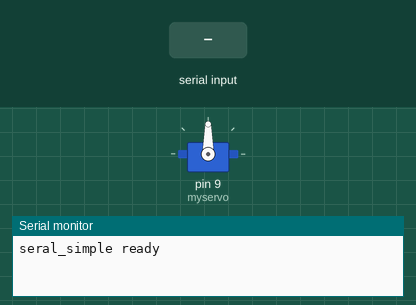
The sketch below on a simulated Arduino Uno, built with avr-gcc and run on an emulated ATmega328P. On the bench: servo, the last lines printed to the serial monitor. Inputs (shaded band) come from the test bench.

Above: at 1.2 s.
1.3 s: "90,45\n" received over Serial
At 2.5 s:
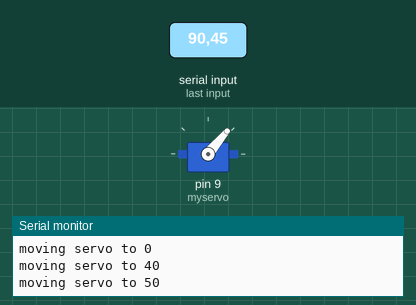
2.8 s: "30,150\n" received over Serial
At 3.4 s:
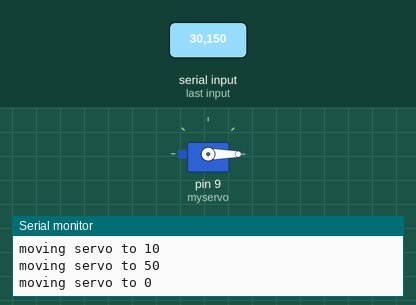
4.3 s: "5\n" received over Serial
At 5.5 s:
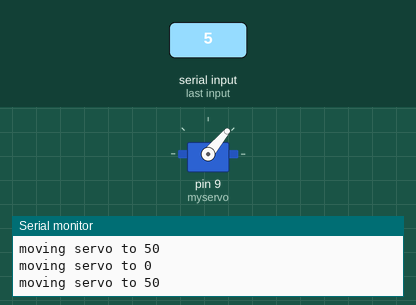
5.8 s: "90\n" received over Serial
At 6.9 s:
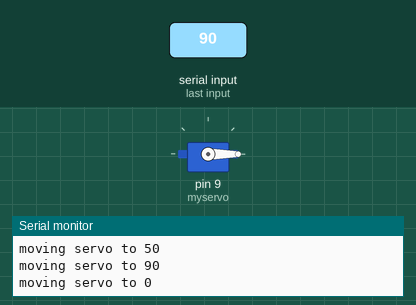
Timing chart, 0 to 8.3 s (numbered marks = the images above; inputs shaded):
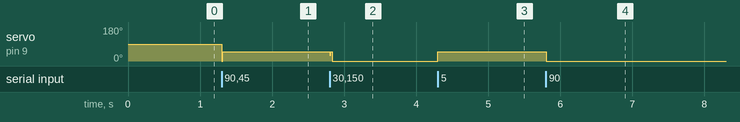

Measured:
- after the input at 1.3 s, servo on pin 9 (myservo): 90° → 50° at once
- after the input at 2.8 s, servo on pin 9 (myservo): 50° → 0° at once
- after the input at 4.3 s, servo on pin 9 (myservo): 0° → 50° at once
- after the input at 5.8 s, servo on pin 9 (myservo): 50° → 0° at once

The sketch:

myservo.ino
```cpp
#include<Servo.h>//引入舵机控制库文件

Servo myservo;//实例化一个舵机对象来控制舵机

void setup(){

myservo.attach(9);//声明舵机控制接口为引脚9

Serial.begin(9600);//连接到串行端口，波特率为9600

Serial.println("seral_simple ready" ) ;//串口输出提示内容

}

void loop()//将0到9的数转化为0到180角度，并让LED闪烁相应数的次数

{

int val=Serial.read();//读取串行端口的值

if(val>='0'&&val<='18')

{

val=val-'0';//将特征量转化为数值变量

val=val*10;//角度设置为10的倍数

Serial.print("moving servo to ");//舵机旋转角度输入0-18任意一个数

Serial.print(val,DEC);//以十进制形式输出舵机旋转角度

Serial.println();//实现换行功能

myservo.write(val);//控制舵机旋转输入的角度

}

}
```
